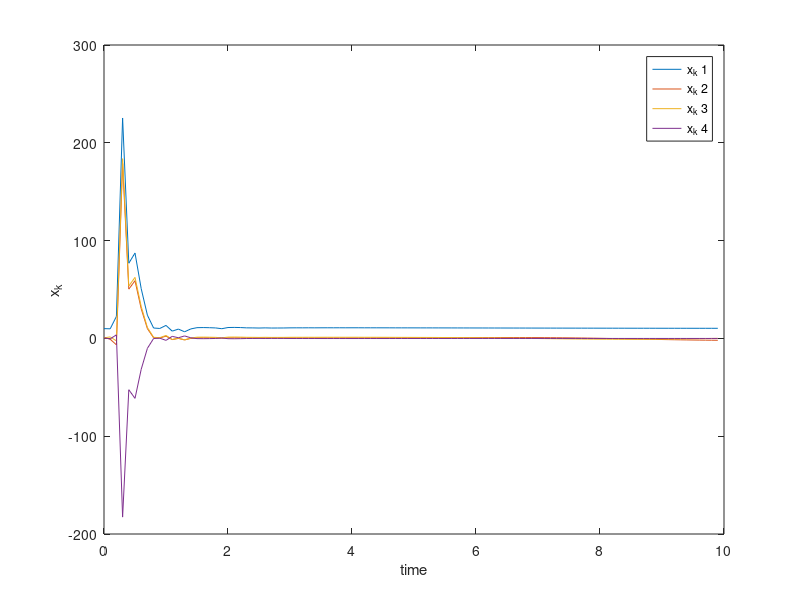
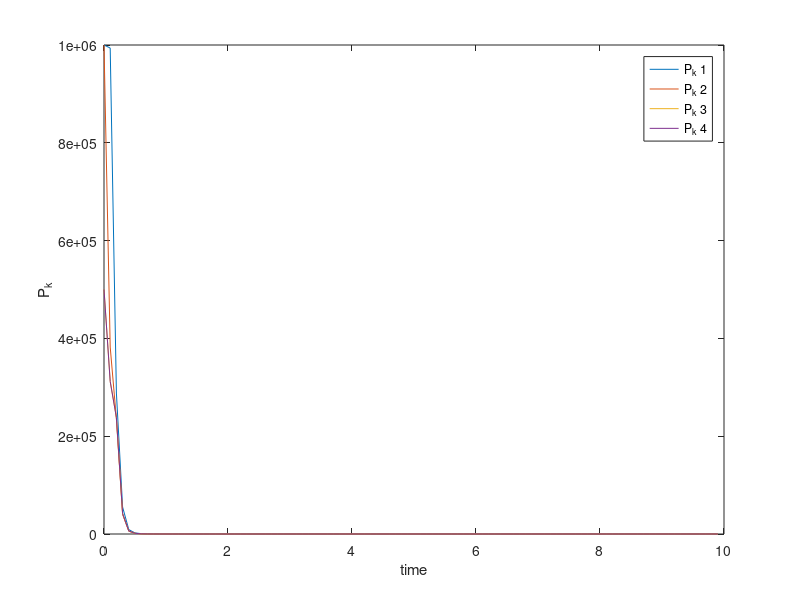

MATLAB code to generate these figures, in order:
clc; clear; close all; 

t = [0:0.1:10]'; % time vector 10 seconds
data = load("data4.mat"); % load data
y_m = data.y_m; % measurements
m = length(y_m); % number of measurements

% Weight and H Matrix
std = 0.1;
W_k = std^-2;
H = [t.^2 sin(t) cos(t) exp(t)]; % basis function matrix

% Initial Conditions for Sequential Algorithm
alpha = 1e3;
beta=[1e-2 1e-3 1e-4 1e-4]';
P1 = inv(1/alpha/alpha*eye(4) + H(1,:)'*W_k*H(1,:));
x1 = P1*(1/alpha*beta + H(1,:)'*W_k*y_m(2));

% Sequential Least Squares
xk = zeros(m-1,4); xk(1,:) = x1';
p = zeros(m-1,4); p(1,:) = diag(P1)'; pp = P1;
for i=1:m-2
 k = pp*H(i+1,:)'*inv(H(i+1,:)*pp*H(i+1,:)'+inv(W_k));
 pp = (eye(4)-k*H(i+1,:))*pp;
 xk(i+1,:) = xk(i,:)+(k*(y_m(i+2)-H(i+1,:)*xk(i,:)'))';
 p(i+1,:) = diag(pp)';
end

% Plot Results
figure;
plot(t(1:100),xk(:,1),t(1:100),xk(:,2),t(1:100),xk(:,3),t(1:100),xk(:,4))
xlabel('time')
ylabel('x_k')
legend('x_k 1','x_k 2','x_k 3','x_k 4');

figure;
title('Diagonal Elements of P_k')
plot(t(1:100),p(:,1),t(1:100),p(:,2),t(1:100),p(:,3),t(1:100),p(:,4))
xlabel('time')
ylabel('P_k')
legend('P_k 1','P_k 2','P_k 3','P_k 4');